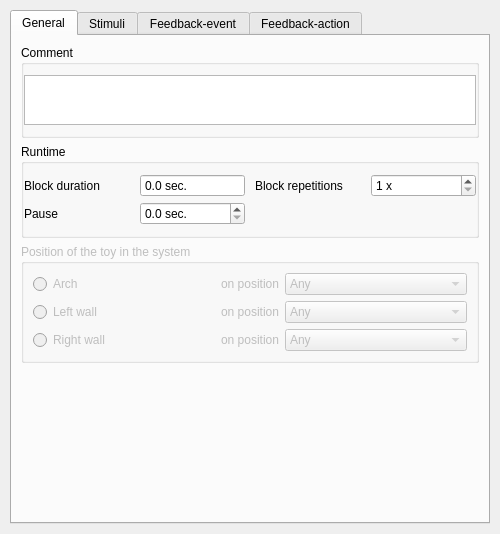
<?xml version="1.0" encoding="UTF-8"?>
<ui version="4.0">
 <class>CTConfToyRing</class>
 <widget class="QWidget" name="CTConfToyRing">
  <property name="geometry">
   <rect>
    <x>0</x>
    <y>0</y>
    <width>500</width>
    <height>534</height>
   </rect>
  </property>
  <property name="sizePolicy">
   <sizepolicy hsizetype="MinimumExpanding" vsizetype="Preferred">
    <horstretch>0</horstretch>
    <verstretch>0</verstretch>
   </sizepolicy>
  </property>
  <property name="minimumSize">
   <size>
    <width>500</width>
    <height>0</height>
   </size>
  </property>
  <property name="windowTitle">
   <string/>
  </property>
  <layout class="QVBoxLayout" name="qvb_main_layout">
   <property name="spacing">
    <number>20</number>
   </property>
   <property name="margin">
    <number>10</number>
   </property>
   <item>
    <widget class="QTabWidget" name="tabWidget">
     <property name="currentIndex">
      <number>0</number>
     </property>
     <widget class="QWidget" name="tabGeneral">
      <attribute name="title">
       <string>General</string>
      </attribute>
      <layout class="QVBoxLayout" name="verticalLayout">
       <item>
        <widget class="QGroupBox" name="qgb_comment">
         <property name="title">
          <string>Comment</string>
         </property>
         <property name="flat">
          <bool>true</bool>
         </property>
         <layout class="QGridLayout" name="qgl_comment_layout">
          <property name="leftMargin">
           <number>0</number>
          </property>
          <property name="topMargin">
           <number>10</number>
          </property>
          <property name="rightMargin">
           <number>0</number>
          </property>
          <property name="bottomMargin">
           <number>10</number>
          </property>
          <property name="horizontalSpacing">
           <number>10</number>
          </property>
          <property name="verticalSpacing">
           <number>5</number>
          </property>
          <item row="0" column="0">
           <widget class="QPlainTextEdit" name="qte_comment">
            <property name="sizePolicy">
             <sizepolicy hsizetype="Expanding" vsizetype="Fixed">
              <horstretch>0</horstretch>
              <verstretch>0</verstretch>
             </sizepolicy>
            </property>
            <property name="minimumSize">
             <size>
              <width>0</width>
              <height>50</height>
             </size>
            </property>
            <property name="maximumSize">
             <size>
              <width>16777215</width>
              <height>50</height>
             </size>
            </property>
            <property name="horizontalScrollBarPolicy">
             <enum>Qt::ScrollBarAlwaysOff</enum>
            </property>
           </widget>
          </item>
         </layout>
        </widget>
       </item>
       <item>
        <widget class="QGroupBox" name="qgb_runtime">
         <property name="title">
          <string>Runtime</string>
         </property>
         <property name="flat">
          <bool>true</bool>
         </property>
         <layout class="QGridLayout" name="qgl_runtime_layout">
          <property name="leftMargin">
           <number>0</number>
          </property>
          <property name="topMargin">
           <number>10</number>
          </property>
          <property name="rightMargin">
           <number>0</number>
          </property>
          <property name="bottomMargin">
           <number>10</number>
          </property>
          <property name="horizontalSpacing">
           <number>10</number>
          </property>
          <property name="verticalSpacing">
           <number>5</number>
          </property>
          <item row="0" column="2">
           <widget class="QLabel" name="qlb_block_repetitions">
            <property name="text">
             <string>Block repetitions</string>
            </property>
           </widget>
          </item>
          <item row="0" column="1">
           <widget class="CTDoubleSpinBox" name="qsb_block_duration">
            <property name="readOnly">
             <bool>true</bool>
            </property>
            <property name="buttonSymbols">
             <enum>QAbstractSpinBox::NoButtons</enum>
            </property>
            <property name="suffix">
             <string> sec.</string>
            </property>
            <property name="decimals">
             <number>1</number>
            </property>
            <property name="minimum">
             <double>0.000000000000000</double>
            </property>
            <property name="maximum">
             <double>300.000000000000000</double>
            </property>
            <property name="singleStep">
             <double>0.100000000000000</double>
            </property>
            <property name="value">
             <double>0.000000000000000</double>
            </property>
           </widget>
          </item>
          <item row="0" column="0">
           <widget class="QLabel" name="qlb_block_duration">
            <property name="text">
             <string>Block duration</string>
            </property>
           </widget>
          </item>
          <item row="0" column="3">
           <widget class="CTSpinBox" name="qsb_block_repetitions">
            <property name="suffix">
             <string> x</string>
            </property>
            <property name="minimum">
             <number>1</number>
            </property>
            <property name="maximum">
             <number>100</number>
            </property>
           </widget>
          </item>
          <item row="1" column="0">
           <widget class="QLabel" name="qlb_pause">
            <property name="text">
             <string>Pause</string>
            </property>
           </widget>
          </item>
          <item row="1" column="1">
           <widget class="CTDoubleSpinBox" name="qsb_pause">
            <property name="suffix">
             <string> sec.</string>
            </property>
            <property name="decimals">
             <number>1</number>
            </property>
            <property name="singleStep">
             <double>0.100000000000000</double>
            </property>
           </widget>
          </item>
         </layout>
        </widget>
       </item>
       <item>
        <widget class="QGroupBox" name="groupBox">
         <property name="enabled">
          <bool>false</bool>
         </property>
         <property name="title">
          <string>Position of the toy in the system</string>
         </property>
         <layout class="QGridLayout" name="gridLayout_3" columnstretch="1,0,1">
          <item row="1" column="0">
           <widget class="QRadioButton" name="qrb_block_position_left">
            <property name="text">
             <string>Left wall</string>
            </property>
           </widget>
          </item>
          <item row="0" column="1">
           <widget class="QLabel" name="qlb_block_position_arch">
            <property name="text">
             <string>on position</string>
            </property>
           </widget>
          </item>
          <item row="0" column="0">
           <widget class="QRadioButton" name="qrb_block_position_arch">
            <property name="text">
             <string>Arch</string>
            </property>
           </widget>
          </item>
          <item row="2" column="0">
           <widget class="QRadioButton" name="qrb_block_position_right">
            <property name="text">
             <string>Right wall</string>
            </property>
           </widget>
          </item>
          <item row="0" column="2">
           <widget class="QComboBox" name="qcb_block_position_arch">
            <item>
             <property name="text">
              <string>Any</string>
             </property>
            </item>
            <item>
             <property name="text">
              <string>#1</string>
             </property>
            </item>
            <item>
             <property name="text">
              <string>#2</string>
             </property>
            </item>
            <item>
             <property name="text">
              <string>#3</string>
             </property>
            </item>
           </widget>
          </item>
          <item row="1" column="1">
           <widget class="QLabel" name="qlb_block_position_left">
            <property name="text">
             <string>on position</string>
            </property>
           </widget>
          </item>
          <item row="1" column="2">
           <widget class="QComboBox" name="qcb_block_position_left">
            <item>
             <property name="text">
              <string>Any</string>
             </property>
            </item>
            <item>
             <property name="text">
              <string>#1</string>
             </property>
            </item>
            <item>
             <property name="text">
              <string>#2</string>
             </property>
            </item>
            <item>
             <property name="text">
              <string>#3</string>
             </property>
            </item>
           </widget>
          </item>
          <item row="2" column="1">
           <widget class="QLabel" name="qlb_block_position_right">
            <property name="text">
             <string>on position</string>
            </property>
           </widget>
          </item>
          <item row="2" column="2">
           <widget class="QComboBox" name="qcb_block_position_right">
            <item>
             <property name="text">
              <string>Any</string>
             </property>
            </item>
            <item>
             <property name="text">
              <string>#1</string>
             </property>
            </item>
            <item>
             <property name="text">
              <string>#2</string>
             </property>
            </item>
            <item>
             <property name="text">
              <string>#3</string>
             </property>
            </item>
           </widget>
          </item>
         </layout>
        </widget>
       </item>
       <item>
        <spacer name="verticalSpacer">
         <property name="orientation">
          <enum>Qt::Vertical</enum>
         </property>
         <property name="sizeHint" stdset="0">
          <size>
           <width>20</width>
           <height>40</height>
          </size>
         </property>
        </spacer>
       </item>
      </layout>
     </widget>
     <widget class="QWidget" name="tabStimuli">
      <attribute name="title">
       <string>Stimuli</string>
      </attribute>
      <layout class="QVBoxLayout" name="verticalLayout_2">
       <item>
        <widget class="QGroupBox" name="qgb_stimuli">
         <property name="title">
          <string>Stimuli</string>
         </property>
         <property name="flat">
          <bool>true</bool>
         </property>
         <layout class="QVBoxLayout" name="qvb_stimuli_layout">
          <property name="spacing">
           <number>10</number>
          </property>
          <property name="leftMargin">
           <number>0</number>
          </property>
          <property name="topMargin">
           <number>10</number>
          </property>
          <property name="rightMargin">
           <number>0</number>
          </property>
          <property name="bottomMargin">
           <number>10</number>
          </property>
         </layout>
        </widget>
       </item>
       <item>
        <spacer name="verticalSpacer_2">
         <property name="orientation">
          <enum>Qt::Vertical</enum>
         </property>
         <property name="sizeHint" stdset="0">
          <size>
           <width>20</width>
           <height>40</height>
          </size>
         </property>
        </spacer>
       </item>
      </layout>
     </widget>
     <widget class="QWidget" name="tab">
      <attribute name="title">
       <string>Feedback-event</string>
      </attribute>
      <layout class="QVBoxLayout" name="verticalLayout_3">
       <item>
        <widget class="QGroupBox" name="qgb_events">
         <property name="title">
          <string>Feedback - Event/Condition</string>
         </property>
         <property name="flat">
          <bool>true</bool>
         </property>
         <layout class="QGridLayout" name="gridLayout_2">
          <item row="0" column="0" colspan="2">
           <widget class="QRadioButton" name="qrb_null_event">
            <property name="text">
             <string>Do not process feedback</string>
            </property>
            <property name="checked">
             <bool>true</bool>
            </property>
           </widget>
          </item>
          <item row="1" column="0">
           <spacer name="qv_spacer">
            <property name="orientation">
             <enum>Qt::Vertical</enum>
            </property>
            <property name="sizeType">
             <enum>QSizePolicy::Fixed</enum>
            </property>
            <property name="sizeHint" stdset="0">
             <size>
              <width>5</width>
              <height>10</height>
             </size>
            </property>
           </spacer>
          </item>
          <item row="2" column="0">
           <widget class="QRadioButton" name="qrb_pressure_event">
            <property name="text">
             <string>Pressure</string>
            </property>
           </widget>
          </item>
          <item row="2" column="1">
           <widget class="QLabel" name="qlb_pressure2">
            <property name="text">
             <string>Select sensor</string>
            </property>
           </widget>
          </item>
          <item row="3" column="1">
           <widget class="QLabel" name="qlb_pressure">
            <property name="text">
             <string>If pressure exceeds</string>
            </property>
           </widget>
          </item>
          <item row="4" column="0">
           <widget class="QRadioButton" name="qrb_position_event">
            <property name="text">
             <string>Position</string>
            </property>
           </widget>
          </item>
          <item row="4" column="1">
           <widget class="QLabel" name="qlb_position">
            <property name="text">
             <string>If infant reaches</string>
            </property>
           </widget>
          </item>
          <item row="5" column="0">
           <widget class="QRadioButton" name="qrb_body_event">
            <property name="text">
             <string>Body</string>
            </property>
           </widget>
          </item>
          <item row="5" column="1">
           <widget class="QLabel" name="qlb_body">
            <property name="text">
             <string>If body moves</string>
            </property>
           </widget>
          </item>
          <item row="6" column="0">
           <widget class="QRadioButton" name="qrb_head_event">
            <property name="text">
             <string>Head</string>
            </property>
           </widget>
          </item>
          <item row="6" column="1">
           <widget class="QLabel" name="qlb_head">
            <property name="text">
             <string>If head moves</string>
            </property>
           </widget>
          </item>
          <item row="6" column="2">
           <widget class="QComboBox" name="qcb_head">
            <property name="enabled">
             <bool>false</bool>
            </property>
            <item>
             <property name="text">
              <string>right to left</string>
             </property>
            </item>
            <item>
             <property name="text">
              <string>left to right</string>
             </property>
            </item>
           </widget>
          </item>
          <item row="5" column="2">
           <widget class="QComboBox" name="qcb_body">
            <property name="enabled">
             <bool>false</bool>
            </property>
            <item>
             <property name="text">
              <string>right to left</string>
             </property>
            </item>
            <item>
             <property name="text">
              <string>left to right</string>
             </property>
            </item>
           </widget>
          </item>
          <item row="4" column="2">
           <widget class="QComboBox" name="qcb_position">
            <property name="enabled">
             <bool>false</bool>
            </property>
           </widget>
          </item>
          <item row="4" column="3">
           <widget class="QLabel" name="qlb_position_add">
            <property name="text">
             <string>position</string>
            </property>
           </widget>
          </item>
          <item row="3" column="2">
           <widget class="CTDoubleSpinBox" name="qsb_pressure">
            <property name="enabled">
             <bool>false</bool>
            </property>
            <property name="suffix">
             <string> Pa.</string>
            </property>
            <property name="decimals">
             <number>1</number>
            </property>
            <property name="singleStep">
             <double>0.100000000000000</double>
            </property>
           </widget>
          </item>
          <item row="2" column="2">
           <widget class="QComboBox" name="qcb_pressure">
            <property name="enabled">
             <bool>false</bool>
            </property>
           </widget>
          </item>
          <item row="2" column="3">
           <widget class="QLabel" name="qlb_pressure3">
            <property name="text">
             <string>sensor(s)</string>
            </property>
           </widget>
          </item>
         </layout>
        </widget>
       </item>
       <item>
        <spacer name="verticalSpacer_3">
         <property name="orientation">
          <enum>Qt::Vertical</enum>
         </property>
         <property name="sizeHint" stdset="0">
          <size>
           <width>20</width>
           <height>40</height>
          </size>
         </property>
        </spacer>
       </item>
      </layout>
     </widget>
     <widget class="QWidget" name="tabFeedbackAction">
      <attribute name="title">
       <string>Feedback-action</string>
      </attribute>
      <layout class="QVBoxLayout" name="verticalLayout_4">
       <item>
        <widget class="QGroupBox" name="qgb_actions">
         <property name="title">
          <string>Feedback - Action</string>
         </property>
         <property name="flat">
          <bool>true</bool>
         </property>
         <layout class="QVBoxLayout" name="qvb_actions_layout">
          <property name="spacing">
           <number>10</number>
          </property>
          <property name="leftMargin">
           <number>0</number>
          </property>
          <property name="topMargin">
           <number>10</number>
          </property>
          <property name="rightMargin">
           <number>0</number>
          </property>
          <property name="bottomMargin">
           <number>10</number>
          </property>
          <item>
           <layout class="QGridLayout" name="gridLayout">
            <item row="0" column="1">
             <widget class="CTDoubleSpinBox" name="qsb_duration_min">
              <property name="enabled">
               <bool>true</bool>
              </property>
              <property name="suffix">
               <string> sec.</string>
              </property>
              <property name="decimals">
               <number>1</number>
              </property>
              <property name="maximum">
               <double>1.000000000000000</double>
              </property>
              <property name="singleStep">
               <double>0.100000000000000</double>
              </property>
              <property name="value">
               <double>0.100000000000000</double>
              </property>
             </widget>
            </item>
            <item row="0" column="0">
             <widget class="QLabel" name="label">
              <property name="text">
               <string>Duration interval</string>
              </property>
             </widget>
            </item>
            <item row="0" column="2">
             <widget class="CTDoubleSpinBox" name="qsb_duration_max">
              <property name="enabled">
               <bool>true</bool>
              </property>
              <property name="suffix">
               <string> sec.</string>
              </property>
              <property name="decimals">
               <number>1</number>
              </property>
              <property name="singleStep">
               <double>0.100000000000000</double>
              </property>
              <property name="value">
               <double>1.000000000000000</double>
              </property>
             </widget>
            </item>
           </layout>
          </item>
         </layout>
        </widget>
       </item>
       <item>
        <spacer name="verticalSpacer_4">
         <property name="orientation">
          <enum>Qt::Vertical</enum>
         </property>
         <property name="sizeHint" stdset="0">
          <size>
           <width>20</width>
           <height>40</height>
          </size>
         </property>
        </spacer>
       </item>
      </layout>
     </widget>
    </widget>
   </item>
  </layout>
 </widget>
 <customwidgets>
  <customwidget>
   <class>CTSpinBox</class>
   <extends>QSpinBox</extends>
   <header>Scenario_Designer/ct_customwidgets.h</header>
  </customwidget>
  <customwidget>
   <class>CTDoubleSpinBox</class>
   <extends>QDoubleSpinBox</extends>
   <header>Scenario_Designer/ct_customwidgets.h</header>
  </customwidget>
 </customwidgets>
 <resources/>
 <connections/>
</ui>
